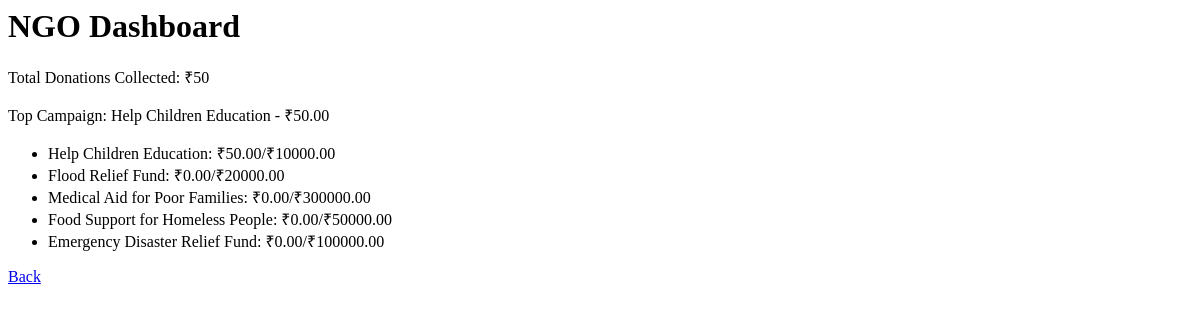
Before: /dashboard/ (signed in) with the older database file.
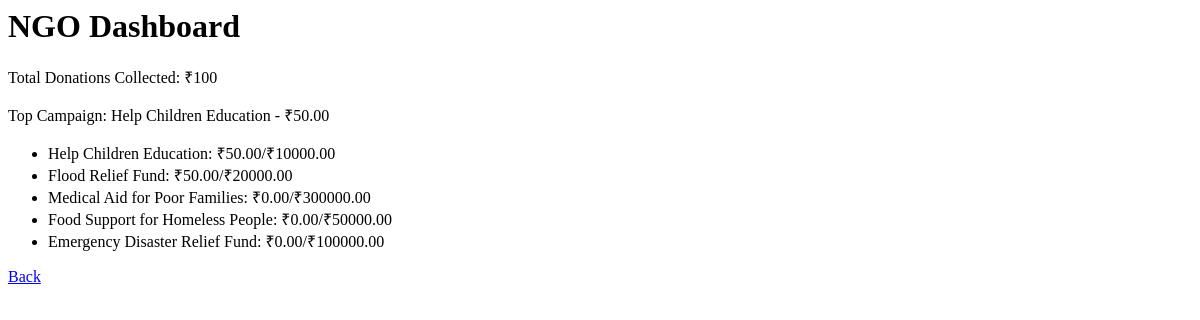
After: the same page with the newer database file.
### donations/models.py (models this page shows, shortened)
class Campaign(models.Model):
    title = models.CharField(max_length=200)
    description = models.TextField()
    goal_amount = models.DecimalField(max_digits=10, decimal_places=2)
    collected_amount = models.DecimalField(max_digits=10, decimal_places=2, default=0)
    start_date = models.DateField()
    end_date = models.DateField()

### donations/views.py (the view)
# urls.py: path('dashboard/', views.dashboard, name='dashboard'),
@login_required
def dashboard(request):
    campaigns = Campaign.objects.all()
    total_donations = Donation.objects.aggregate(total=Sum('amount'))['total'] or 0
    top_campaign = Campaign.objects.order_by('-collected_amount').first()
    return render(request, 'donations/dashboard.html', {
        'campaigns': campaigns,
        'total_donations': total_donations,
        'top_campaign': top_campaign
    })

### donations/templates/donations/dashboard.html
<h1>NGO Dashboard</h1>
<p>Total Donations Collected: ₹{{ total_donations }}</p>
<p>Top Campaign: {{ top_campaign.title }} - ₹{{ top_campaign.collected_amount }}</p>
<ul>
{% for campaign in campaigns %}
  <li>{{ campaign.title }}: ₹{{ campaign.collected_amount }}/₹{{ campaign.goal_amount }}</li>
{% endfor %}
</ul>
<a href="{% url 'home' %}">Back</a>

Changed rows visible on the page:
changed Campaign "Flood Relief Fund": collected_amount "0.00" → "50.00"
Other visible differences:
{{ total_donations }}: "50" → "100"
